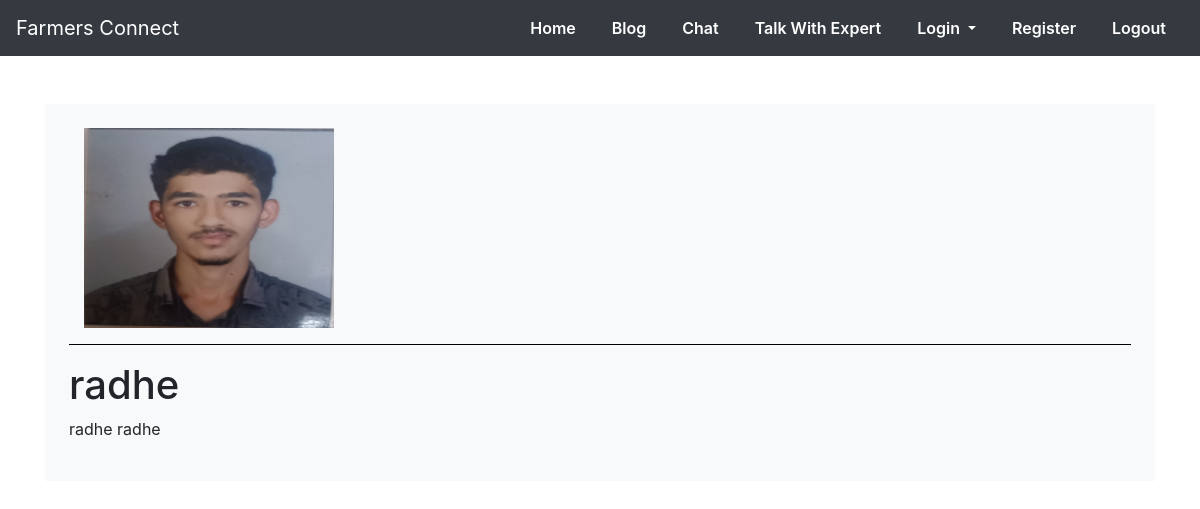
Screenshot of /view.php?bid=31 with the database file from the repository.
### tables this page shows
CREATE TABLE `blog` (
  `bid` int(11) NOT NULL,
  `btitle` varchar(255) NOT NULL,
  `bdesc` longtext NOT NULL,
  `bimage` varchar(255) NOT NULL,
  `admin_id` int(11) NOT NULL,
  `publish_date` timestamp NOT NULL DEFAULT current_timestamp()
);

### view.php (the view, shortened to what this page needs)
<?php
    include('header.php');
    $id = $_GET['bid'];
    $sql="SELECT * FROM blog WHERE bid='$id'";
    $query=mysqli_query($conn,$sql);
    $post=mysqli_fetch_assoc($query);
?>
<div class="post-list mt-5">
        <div class="container">
                       <div class="post bg-light p-4 mt-5">
                        <div class="container">
                            <?php $img=$post['bimage']?>
                            <img src="admin/upload/<?= $img ?>" style="height:200px; width:250px;" alt="">
                        </div>
                        <hr>
                        <h1><?= $post['btitle']; ?></h1>
                        <p><?= strip_tags($post['bdesc']); ?> </p>
                       </div>
         </div>
    </div>

### css/style.css (style rules this page uses)
* { margin: 0; padding: 0; box-sizing: border-box; }
hr { background: #000; }

### rows the page displays
blog: bimage (picture), btitle "radhe", bdesc "radhe radhe"
